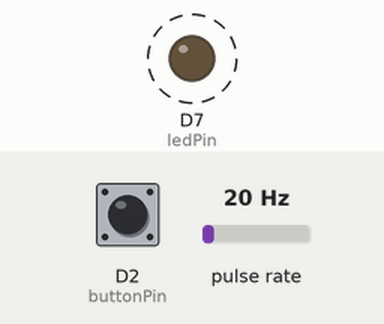
This sketch was run on a simulated ESP8266 (NodeMCU). On the bench: output pins drawn as LEDs (lit = HIGH). Wiring (inferred from the names in the program): pulse sensor: data D3. Dashed ring = blinking. The inputs (shaded band) are chosen by the test bench; at power-on: D2 (buttonPin) LOW, pulse rate 20 Hz. WiFi joins after 1.5 s; servers stay silent unless stated; random numbers use the default seed unless the sketch sets one; no MQTT or app messages arrive unless stated; what the sketch prints to the serial monitor is not drawn.

Above: at 1.8 s.
Timing chart, 0 to 4.6 s (numbered marks = the images above):
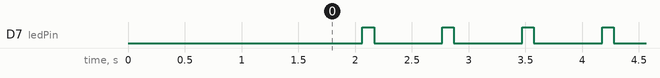

The sketch:

waterflow_mqtt.ino
```cpp
/* esp_mqtt_flow - ESP8266 mqtt node with 2 flow sensors as inputs
   Based on DHTServer(ESP8266Webserver, DHTexample, and BlinkWithoutDelay), mqtt_publish_in_callback  (thank you)
   Version 1.0  9/23/2015  Evan Allen
   Part of the code from https://gist.github.com/klanjabrik/
   Pinout as per NodeMCU v3
   Ouput via Mqtt server
*/

#include <ESP8266WiFi.h>
#include <WiFiClient.h>
#include <ESP8266WebServer.h>
#include <PubSubClient.h>
#define USE_SERIAL Serial
#include <ArduinoJson.h>

// Variable init
const int buttonPin = D2; // variable for D2 pin
const int ledPin = D7;
char push_data[200]; //string used to send info to the server ThingSpeak
int addr = 0; //endereço eeprom
byte sensorInterrupt = 0; // 0 = digital pin 2

// The hall-effect flow sensor outputs approximately 4.5 pulses per second per
// litre/minute of flow.
float calibrationFactor = 4.5;

volatile byte pulseCount;

float flowRate;
unsigned int flowMilliLitres;
unsigned long totalMilliLitres;

unsigned long oldTime;

const char* ssid     = "XXXX-YOUR-WIFI---xxx";
const char* password = "some-password";
const char* mqtt_server = "192.168.1.100"; // IP Address of MQTT Server
const int mqttPort = 1883;
const char* mqttUser = "user"; // MQTT Auth Username
const char* mqttPassword = "password"; // MQTT Password
const char* clientID = "WaterTap"; // MQTT ClientID
const char* outTopic = "home/sensor/WaterTap1"; //Topic for output
const char* inTopic = "home/sensor/WaterTap1"; //Topic for input

// Update these with values suitable for your network.
IPAddress server(192, 168, 1, 100); // MQTT Server ip address duplicate don;t know why it is here

WiFiClient espClient;
PubSubClient client(espClient);
long lastMsg = 0;
char msg[50];
int value = 0;

void setup_wifi() {

  delay(10);
  // We start by connecting to a WiFi network
  Serial.println();
  Serial.print("Connecting to ");
  Serial.println(ssid);

  WiFi.begin(ssid, password);

  while (WiFi.status() != WL_CONNECTED) {
    delay(500);
    Serial.print(".");
  }

  randomSeed(micros());

  Serial.println("");
  Serial.println("WiFi connected");
  Serial.println("IP address: ");
  Serial.println(WiFi.localIP());
}

void callback(char* topic, byte* payload, unsigned int length) {
// Conver the incoming byte array to a string
  payload[length] = '\0'; // Null terminator used to terminate the char array
  String message = (char*)payload;
  Serial.print("Message arrived on topic: [");
  Serial.print(topic);
  Serial.print("], ");
  Serial.println(message);
  if(message == "flow, status"){
    getflow();
    Serial.print("Sending Flowrate:");
    Serial.println(flowRate);
    dtostrf(flowRate , 2, 2, msg);
    client.publish(outTopic, msg);
  }
}

void getflow() {
   detachInterrupt(sensorInterrupt);
   flowRate = ((1000.0 / (millis() - oldTime)) * pulseCount) / calibrationFactor;
   oldTime = millis();
   flowMilliLitres = (flowRate / 60) * 1000;
   totalMilliLitres += flowMilliLitres;
   unsigned int frac;
   frac = (flowRate - int(flowRate)) * 10;
}


void reconnect() {
  // Loop until we're reconnected
  while (!client.connected()) {
    Serial.print("Attempting MQTT connection...");
    // Create a random client ID
    String clientId = "ESP8266Client-";
    clientId += String(random(0xffff), HEX);
    // Attempt to connect
    if (client.connect(clientId.c_str())) {
      Serial.println("connected");
      // Once connected, publish an announcement...
      client.publish(outTopic, "hello world");
      // ... and resubscribe
      client.subscribe(inTopic);
    } else {
      Serial.print("failed, rc=");
      Serial.print(client.state());
      Serial.println(" try again in 5 seconds");
      // Wait 5 seconds before retrying
      delay(5000);
    }
  }
}


void setup()
{
  Serial.begin(115200);
  setup_wifi();
  client.setServer(mqtt_server, mqttPort);
   while (!client.connected()) {
    Serial.println("Connecting to MQTT...");
     if (client.connect(clientID, mqttUser, mqttPassword )) {
       Serial.println("connected");
     } else {
       Serial.print("failed with state ");
      Serial.print(client.state());
      delay(2000);
     }
  }
  client.setCallback(callback);

  // Initialization of the variable “buttonPin” as INPUT (D2 pin)
  pinMode(buttonPin, INPUT);

  // Blinking 1: Connecting to Wifi
  pinMode(ledPin, OUTPUT);

  pulseCount = 0;
  flowRate = 0.0;
  flowMilliLitres = 0;
  totalMilliLitres = 0;
  oldTime = 0;
  digitalWrite(buttonPin, HIGH);
  attachInterrupt(digitalPinToInterrupt(buttonPin), pulseCounter, RISING);
}

void loop()
{
 if (!client.connected()) {
    reconnect();
  }

    // Disable the interrupt while calculating flow rate and sending the value to the host
    detachInterrupt(sensorInterrupt);

    // Because this loop may not complete in exactly 1 second intervals we calculate
    // the number of milliseconds that have passed since the last execution and use
    // that to scale the output. We also apply the calibrationFactor to scale the output
    // based on the number of pulses per second per units of measure (litres/minute in
    // this case) coming from the sensor.
    flowRate = ((1000.0 / (millis() - oldTime)) * pulseCount) / calibrationFactor;

    // Note the time this processing pass was executed. Note that because we've
    // disabled interrupts the millis() function won't actually be incrementing right
    // at this point, but it will still return the value it was set to just before
    // interrupts went away.
    oldTime = millis();

    // Divide the flow rate in litres/minute by 60 to determine how many litres have
    // passed through the sensor in this 1 second interval, then multiply by 1000 to
    // convert to millilitres.
    flowMilliLitres = (flowRate / 60) * 1000;

    // Add the millilitres passed in this second to the cumulative total
    totalMilliLitres += flowMilliLitres;

    unsigned int frac;

    // Determine the fractional part. The 10 multiplier gives us 1 decimal place.


        if (flowRate > 0) {
            // Print the flow rate for this second in litres / minute
            Serial.print("Flow rate: ");
            Serial.print(int(flowRate)); // Print the integer part of the variable
            Serial.print("."); // Print the decimal point
            frac = (flowRate - int(flowRate)) * 10;
            Serial.print(frac, DEC); // Print the fractional part of the variable
            Serial.print("L/min");
            // Print the number of litres flowed in this second
            Serial.print("  Current Liquid Flowing: "); // Output separator
            Serial.print(flowMilliLitres);
            Serial.print("mL/Sec");
            // Print the cumulative total of litres flowed since starting
            Serial.print("  Output Liquid Quantity: "); // Output separator
            Serial.print(totalMilliLitres);
            Serial.println("mL");

            digitalWrite(ledPin, HIGH);   // turn the LED on (HIGH is the voltage level)
            delay(100);
             StaticJsonBuffer<300> JSONbuffer;
              JsonObject& JSONencoder = JSONbuffer.createObject();

              JSONencoder["device"] = "WaterFlow";
              JSONencoder["status"] = "on";
              JSONencoder["flowrate"] = int(flowRate);
              JSONencoder["currentflow"] = flowMilliLitres;
              JSONencoder["totalml"] = totalMilliLitres;
              char JSONmessageBuffer[100];
              JSONencoder.printTo(JSONmessageBuffer, sizeof(JSONmessageBuffer));
              //Serial.println("Sending message to MQTT topic..");
              Serial.println(JSONmessageBuffer);

              if (client.publish(outTopic, JSONmessageBuffer) == true) {
                //Serial.println("Success sending message");
              } else {
                Serial.println("Error sending message");
              }

            digitalWrite(ledPin, LOW);    // turn the LED off by making the voltage LOW
            delay(100);
        } else {
          long now = millis();
            if (now - lastMsg > 20000) {
              ++value;
              lastMsg = now;
              StaticJsonBuffer<300> JSONbuffer;
              JsonObject& JSONencoder = JSONbuffer.createObject();

              JSONencoder["device"] = "WaterFlow";
              JSONencoder["status"] = "off";
              JSONencoder["flowrate"] = 0;
              JSONencoder["currentflow"] = 0;
              JSONencoder["totalml"] = totalMilliLitres;

              char JSONmessageBuffer[100];
              JSONencoder.printTo(JSONmessageBuffer, sizeof(JSONmessageBuffer));
              //Serial.println("Sending message to MQTT topic..");
              Serial.println(JSONmessageBuffer);

              if (client.publish(outTopic, JSONmessageBuffer) == true) {
                //Serial.println("Success sending message");
              } else {
                Serial.println("Error sending message");
              }
            }
        }

        // Reset the pulse counter so we can start incrementing again
        pulseCount = 0;

        // Enable the interrupt again now that we've finished sending output
        attachInterrupt(sensorInterrupt, pulseCounter, FALLING);
client.loop();
delay(500);

}

/*
Insterrupt Service Routine
 */
void pulseCounter() {
    // Increment the pulse counter
    pulseCount++;
}
```

Measured:
- by itself, D7 (ledPin): alternates HIGH for 0.10 s and LOW for 0.60 s
